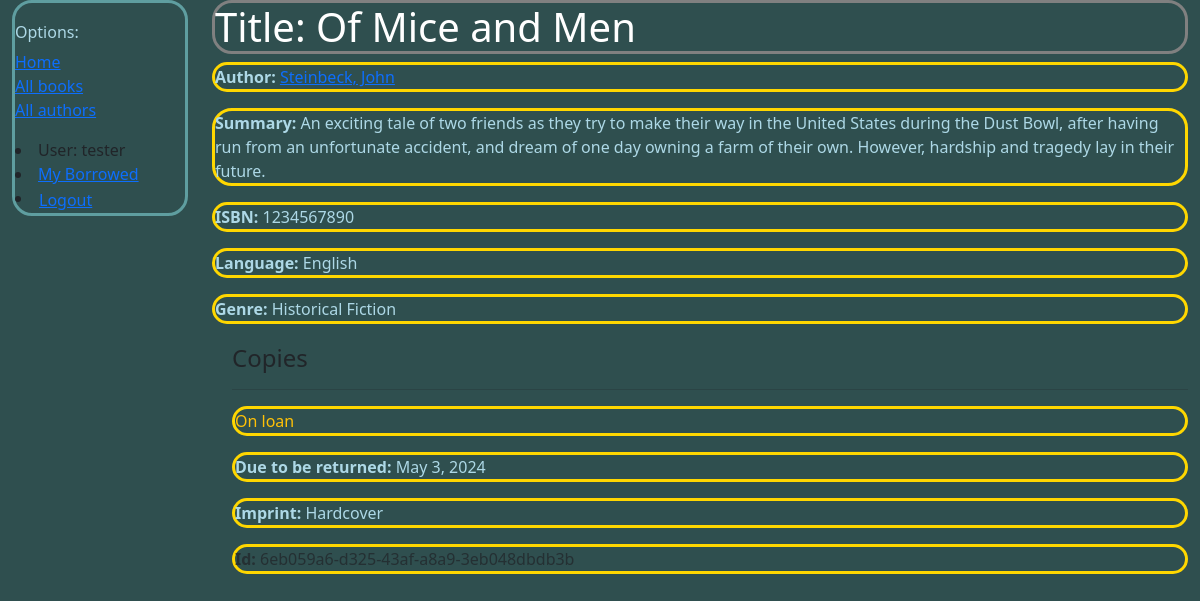
The page /catalog/book/1 (signed in) on the database its author committed.
### catalog/models.py (models this page shows, shortened)
class Book(models.Model):
    title = models.CharField(max_length=200)
    author = models.ForeignKey('Author', on_delete=models.RESTRICT, null=True)
    language = models.ForeignKey('Language', on_delete=models.RESTRICT, null=True)
    summary = models.TextField(
        max_length=1000, help_text="Enter a brief description of the book")
    isbn = models.CharField('ISBN', max_length=13,
                            unique=True,
                            help_text='13 Character <a href="https://www.isbn-international.org/content/what-isbn'
                                      '">ISBN number</a>')
    genre = models.ManyToManyField(
        Genre, help_text="Select a genre for this book")
    def display_genre(self):
        return ', '.join(genre.name for genre in self.genre.all()[:3])
    display_genre.short_description = 'Genre'

class Author(models.Model):
    first_name = models.CharField(max_length=100)
    last_name = models.CharField(max_length=100)
    date_of_birth = models.DateField(null=True, blank=True)
    date_of_death = models.DateField('Died', null=True, blank=True)
    class Meta:
        ordering = ['last_name', 'first_name']
    def __str__(self):
        return f'{self.last_name}, {self.first_name}'

class Language(models.Model):
    languageOfBook = models.CharField(max_length=20)
    def __str__(self):
        return self.languageOfBook

class Genre(models.Model):
    name = models.CharField(
        max_length=200,
        unique=True,
        help_text="Enter a book genre"
    )
    def __str__(self):
        return self.name
    class Meta:
        constraints = [
            UniqueConstraint(
                Lower('name'),
                name='genre_name_case_insensitive_unique',
                violation_error_message = "Genre already exists (case insensitive match)"
            ),
        ]

class BookInstance(models.Model):
    id = models.UUIDField(primary_key=True, default=uuid.uuid4,
                          help_text="Unique ID for this particular book across whole library")
    book = models.ForeignKey('Book', on_delete=models.RESTRICT, null=True)
    imprint = models.CharField(max_length=200)
    due_back = models.DateField(null=True, blank=True)
    borrower = models.ForeignKey(settings.AUTH_USER_MODEL, on_delete=models.SET_NULL, null=True, blank=True)
    LOAN_STATUS = (
        ('m', 'Maintenance'),
        ('o', 'On loan'),
        ('a', 'Available'),
        ('r', 'Reserved'),
    )
    status = models.CharField(
        max_length=1,
        choices=LOAN_STATUS,
        blank=True,
        default='m',
        help_text='Book availability',
    )
    class Meta:
        ordering = ['due_back']
        permissions = (("can_mark_returned", "Set book as returned"),)

### catalog/views.py (the view)
# urls.py: path('book/<int:pk>', views.BookDetailView.as_view(), name='book-detail'),
class BookDetailView(generic.DetailView):
    model = Book

### catalog/templates/catalog/book_detail.html
{% extends "base_generic.html" %}
{% block content %}
  <h1>Title: {{ book.title }}</h1>
  <p><strong>Author:</strong> <a href="">{{ book.author }}</a></p>
  <p><strong>Summary:</strong> {{ book.summary }}</p>
  <p><strong>ISBN:</strong> {{ book.isbn }}</p>
  <p><strong>Language:</strong> {{ book.language }}</p>
  <p><strong>Genre:</strong> {{ book.genre.all|join:", " }}</p>
  <div style="margin-left:20px;margin-top:20px">
    <h4>Copies</h4>
    {% for copy in book.bookinstance_set.all %}
      <hr />
      <p
        class="{% if copy.status == 'a' %}text-success{% elif copy.status == 'm' %}text-danger{% else %}text-warning{% endif %}">
        {{ copy.get_status_display }}
      </p>
      {% if copy.status != 'a' %}
        <p><strong>Due to be returned:</strong> {{ copy.due_back }}</p>
      {% endif %}
      <p><strong>Imprint:</strong> {{ copy.imprint }}</p>
      <p class="text-muted"><strong>Id:</strong> {{ copy.id }}</p>
    {% endfor %}
  </div>
{% endblock %}

### catalog/templates/base_generic.html (shortened to what this page needs)
<!DOCTYPE html>
<html lang="en">
  <head>
    <link href="https://cdn.jsdelivr.net/npm/bootstrap@5.3.3/dist/css/bootstrap.min.css"
      rel="stylesheet"
>
    {% load static %}
    <link rel="stylesheet" href="{% static 'css/styles.css' %}" />
  </head>
  <body>
    <div class="container-fluid">
      <div class="row">
          <div class=col-sm-2>
            <div id=col-sm-2>
              {% block sidebar %}
                <ul class="sidebar-nav">
                  <h6>Options:</h6>
                  <li><a href="{% url 'index' %}">Home</a></li>
                  <li><a href="{% url 'books' %}">All books</a></li>
                  <li><a href="">All authors</a></li>
                </ul>
                {% if user.is_authenticated %}
                  <li>User: {{ user.get_username }}</li>
                  <li><a href="{% url 'my-borrowed' %}">My Borrowed</a></li>
                  <li>
                    <form id="logout-form" method="post" action="{% url 'admin:logout' %}">
                      <button type="submit" class="btn btn-link">Logout</button>
                    </form>
                  </li>
                {% else %}
                  <li><a href="{% url 'login' %}?next={{ request.path }}">Login</a></li>
                {% endif %}
              {% endblock %}
            </div>
          </div>
        <div class="col-sm-10 ">{% block content %}{% endblock %}
      </div>
      </div>
    </div>
  </body>
</html>

### catalog/static/css/styles.css (style rules this page uses)
.sidebar-nav { margin-top: 20px; padding: 0; list-style: none; border: none; }
#col-sm-2 { border: 3px solid cadetblue; border-radius: 20px; }
#logout-form { display: inline; }
#logout-form button { padding: 0; margin: 0; }
h1 { color:white; background-color:darkslategray; border: 3px solid gray; border-radius: 20px; }
p { color: lightblue; border: 3px solid gold; border-radius: 20px; }
ul { color: lightblue; border: 3px solid gold; border-radius: 20px; }
body { background-color:darkslategray; }

### rows shown on the page
Book: title "Of Mice and Men", author "Steinbeck, John", summary "An exciting tale of two friends as they try to make their way in the United States during the Dust Bowl, after having run from an unfortunate accident, and dream of one day owning a farm of their own. However, hardship and tragedy lay in their future.", isbn "1234567890", language "English", genre.all "Historical Fiction"
BookInstance: status "On loan", due_back "May 3, 2024", imprint "Hardcover", id "6eb059a6-d325-43af-a8a9-3eb048dbdb3b"

### other values the page prints
{{ user.get_username }} "tester"
